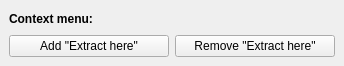
<?xml version="1.0" encoding="UTF-8"?>
<ui version="4.0">
 <class>MenuManager</class>
 <widget class="QMainWindow" name="MenuManager">
  <property name="geometry">
   <rect>
    <x>0</x>
    <y>0</y>
    <width>344</width>
    <height>66</height>
   </rect>
  </property>
  <property name="windowTitle">
   <string>MainWindow</string>
  </property>
  <widget class="QWidget" name="centralwidget">
   <layout class="QGridLayout" name="gridLayout">
    <item row="1" column="0">
     <widget class="QPushButton" name="add_button">
      <property name="text">
       <string>Add &quot;Extract here&quot;</string>
      </property>
     </widget>
    </item>
    <item row="1" column="1">
     <widget class="QPushButton" name="remove_button">
      <property name="text">
       <string>Remove &quot;Extract here&quot;</string>
      </property>
     </widget>
    </item>
    <item row="0" column="0">
     <widget class="QLabel" name="label">
      <property name="font">
       <font>
        <bold>true</bold>
       </font>
      </property>
      <property name="text">
       <string>Context menu:</string>
      </property>
     </widget>
    </item>
   </layout>
  </widget>
 </widget>
 <resources/>
 <connections/>
</ui>
